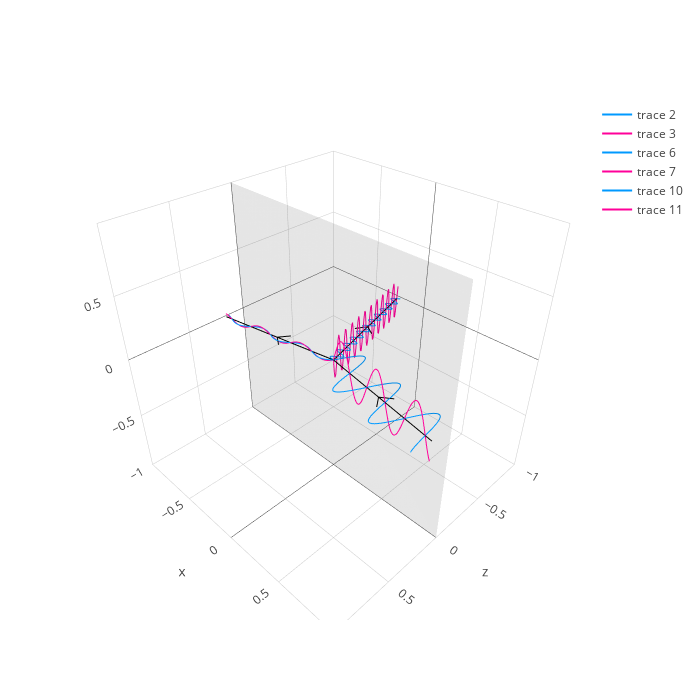

This figure's notebook cell:
### Code cell
run(angle=80, polarisation="p", n1=1., n2=4)
